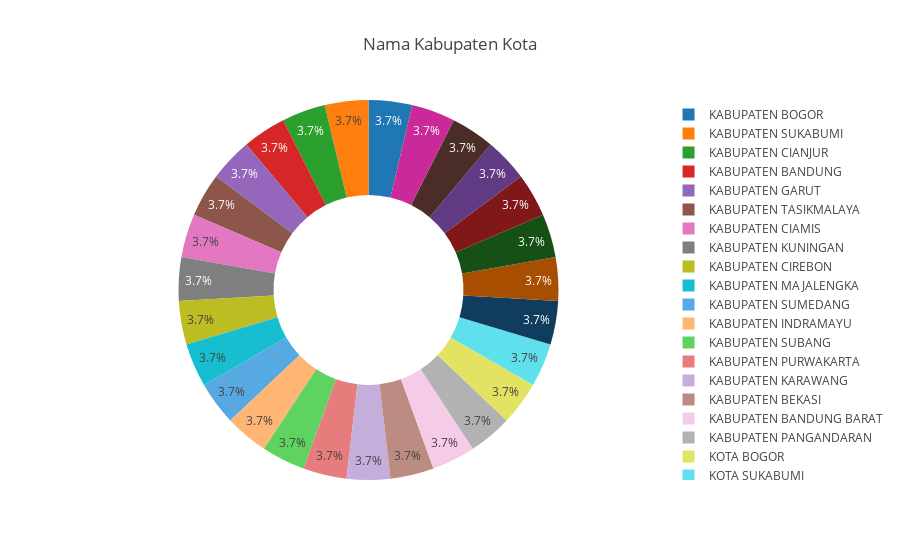

Notebook cell for this chart:
### Markdown cell above
### **Berapa persen kah nilai kemunculan Nama Kabupaten dan Kota dalam data?**

### Code cell
bivariate_visualization_pie(
    data=data,
    names='nama_kabupaten_kota',
    title='Nama Kabupaten Kota',
    hole=0.5
)

### Figure 1 — Plotly figure (JSON) as saved in the notebook; plotly's stock layout.template omitted (floating-point values rounded to 4 significant figures; data arrays with more than 128 entries replaced by an {"elided": "..."} marker saying what was removed)
{"data": [{"domain": {"x": [0, 1], "y": [0, 1]}, "hole": 0.5, "hovertemplate": "nama_kabupaten_kota=%{label}<extra></extra>", "labels": {"elided": "1350 str values"}, "legendgroup": "", "name": "", "showlegend": true, "type": "pie"}], "layout": {"autosize": true, "legend": {"tracegroupgap": 0}, "title": {"text": "Nama Kabupaten Kota"}}}
